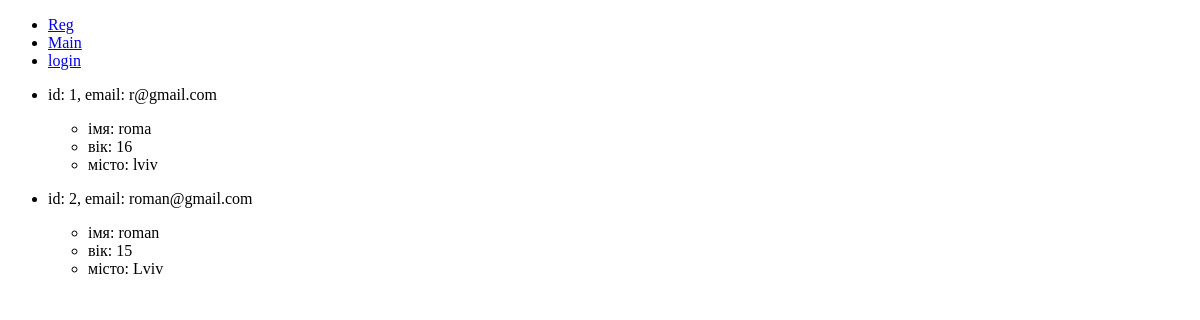
Before: / with the older database file.
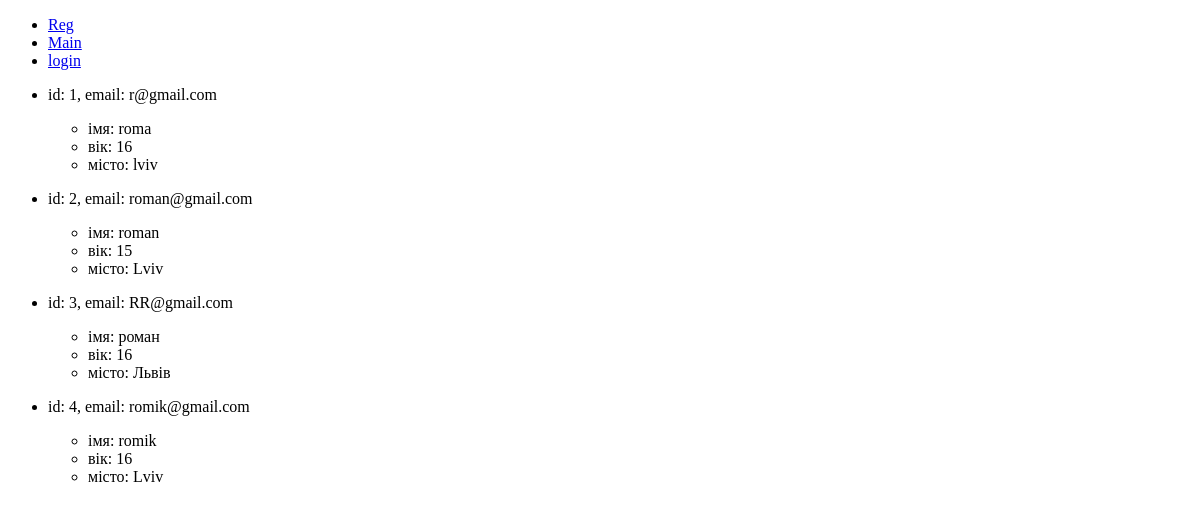
After: the same page with the newer database file.
### app.py (models this page shows, shortened)
class Users(db.Model):
    id = db.Column(db.Integer, primary_key=True)
    email = db.Column(db.String(100), nullable=False)
    psw = db.Column(db.String(100), nullable=False)
    date = db.Column(db.DateTime, default=datetime.now())
    pr = db.relationship('Profiles', backref='users', uselist=False)

class Profiles(db.Model):
    id = db.Column(db.Integer, primary_key=True)
    name = db.Column(db.String(100), nullable=False, unique=True)
    old = db.Column(db.String(100), nullable=False)
    city = db.Column(db.String(100), nullable=False)
    user_id = db.Column(db.Integer, db.ForeignKey('users.id'))

### app.py (the view)
@app.route('/')
def index():
    info = []
    try:
        info = Users.query.all()
    except:
        print("помилка при читанні")
    return render_template("index.html", list=info)

### templates/index.html (shortened to what this page needs)
{% extends '__layout.html' %}
{% block content %}
<ul>
{% for u in list %}
<li><p>id: {{u.id}}, email: {{u.email}}</p>
    <ul>
        <li>імя: {{u.pr.name}}</li>
        <li>вік: {{u.pr.old}}</li>
        <li>місто: {{u.pr.city}}</li>
    </ul>
</li>
{% endfor %}
</ul>
{% endblock %}

### templates/__layout.html (shortened to what this page needs)
<!DOCTYPE html>
<html lang="en">
<head>
</head>
<body>
<ul class="mainmenu">
<li><a class="py-2 d-none d-md-inline-block default_pointer_cs" href="/register">Reg</a></li>
<li><a class="py-2 d-none d-md-inline-block default_pointer_cs" href="/">Main</a></li>
<li><a class="py-2 d-none d-md-inline-block default_pointer_cs" href="/login">login</a></li>
</ul>
<div>
    {% block content %}
    {% endblock %}
</div>
</body>
</html>

Changed rows visible on the page:
added Users: id "3", email "RR@gmail.com", pr.name "роман", pr.old "16", pr.city "Львів"
added Users: id "4", email "romik@gmail.com", pr.name "romik", pr.old "16", pr.city "Lviv"
